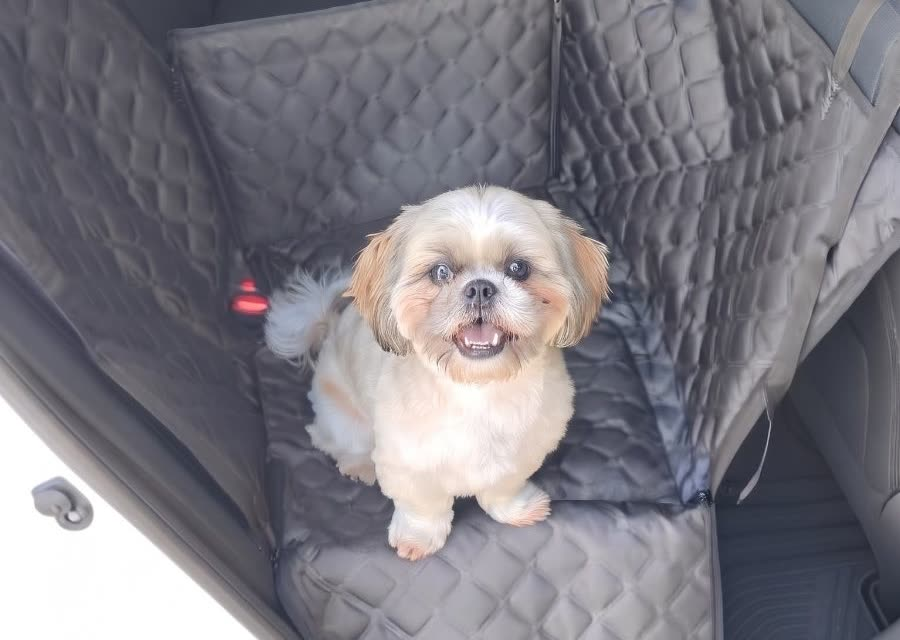
#> input picture img/mail-perro.jpg, 900 x 640 px
$ python reel-1plaza-limpio.py out.png ../../img/mail-perro.jpg ../../img/mail-perro.jpg ../../img/mail-perro.jpg
#> lines starting #> are read from the running program, lines starting #| are printed output that depends on the picture
# Reel 1 plaza, estilo actual (20/11/2026): fotos a pantalla completa, movimiento lento y parejo,
# cortes secos y texto blanco limpio sobre un degradado oscuro (sin cajas ni giros: el dueño pidió
# que no parezca "de los 90"). Sin sonido (la música se pone en Instagram; los cortes caen cada ~2-4 s).
# Uso: python3 dev/video/reel-1plaza-limpio.py <salida.mp4> <foto_asiento> <foto_detalle> <foto_puerta>
import subprocess, sys
from PIL import Image, ImageOps, ImageDraw, ImageFilter, ImageFont, ImageEnhance

W, H, FPS = 1080, 1920, 30
OUT = sys.argv[1]
FB = "/usr/share/fonts/opentype/inter/Inter-Bold.otf"
FS = "/usr/share/fonts/opentype/inter/Inter-SemiBold.otf"

def carga(p, contraste=False):
#> called with p = '../../img/mail-perro.jpg', contraste = False
    f = ImageOps.exif_transpose(Image.open(p)).convert("RGB")
#> f is the input picture: PIL image 900x640 RGB; mean R, G, B 124.2, 121.8, 129.5
    if contraste: f = ImageOps.autocontrast(f, cutoff=(1, 0.5))
    return f
A, D, P = carga(sys.argv[2]), carga(sys.argv[3]), carga(sys.argv[4], True)
#> call 3 of carga, with p = '../../img/mail-perro.jpg', contraste = True
#> in carga (call 3), `if contraste: f = ImageOps.autocontrast(f, cutoff=(1, 0.5))`:
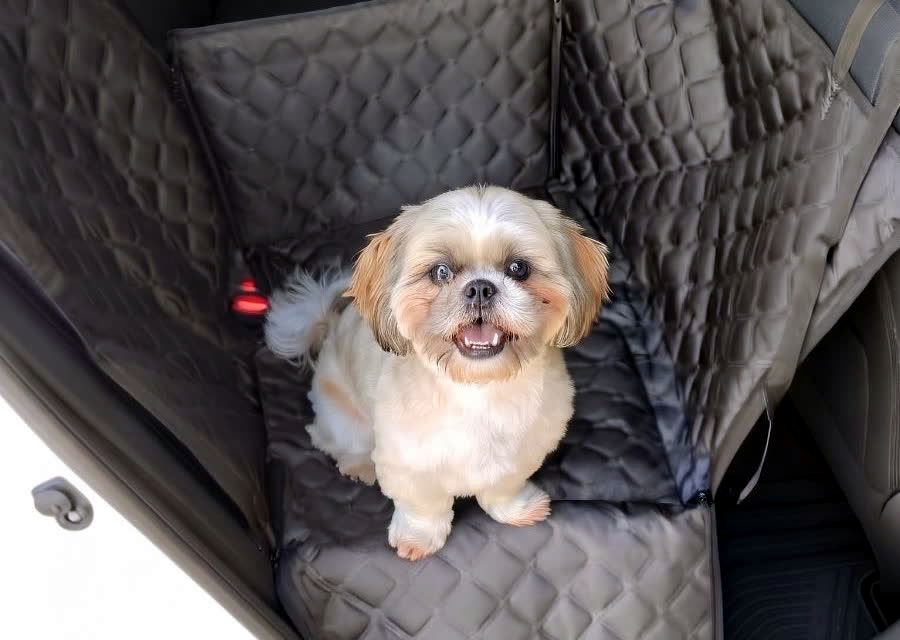
#> f: PIL image 900x640 RGB; mean R, G, B 92.7, 87.2, 87.8

# tomas: (foto, duración, (centro_x, centro_y, ancho) inicio, ... fin) — en proporción de la foto
TOMAS = [(A, 4.2, (0.50, 0.50, 1.00), (0.50, 0.47, 0.88)),
         (D, 2.3, (0.48, 0.36, 0.46), (0.52, 0.34, 0.41)),
         (D, 2.2, (0.64, 0.22, 0.42), (0.63, 0.24, 0.38)),
         (P, 4.4, (0.50, 0.42, 0.80), (0.50, 0.45, 0.90)),
         (A, 3.4, (0.50, 0.48, 0.92), (0.50, 0.48, 0.86))]
DUR = sum(t[1] for t in TOMAS)
#> DUR = 16.5

TEXTOS = [(0.3, 4.0, "Funda de 1 plaza para llevar a tu perrito sin perder espacio en el asiento trasero."),
          (4.5, 8.5, "Impermeable, antidesgarro y acolchada."),
          (9.0, 12.9, "Podés llevarla en 3 cuotas sin interés o 10% off si elegís pagar con transferencia.")]

def caja(f, cx, cy, w):
    fw, fh = f.size; cw = w * fw; ch = cw * H / W
    if ch > fh: ch = fh; cw = ch * W / H
    x0 = min(max(cx * fw - cw / 2, 0), fw - cw); y0 = min(max(cy * fh - ch / 2, 0), fh - ch)
    return (x0, y0, x0 + cw, y0 + ch)

def bloque(txt, tam, ancho=900):
#> called with tam = 62, ancho = 900
    font = ImageFont.truetype(FB, tam); d = ImageDraw.Draw(Image.new("RGB", (1, 1)))
    lineas, cur = [], ""
    for w in txt.split():
        pr = (cur + " " + w).strip()
        if d.textlength(pr, font=font) > ancho and cur: lineas.append(cur); cur = w
        else: cur = pr
    lineas.append(cur)
    lh = round(tam * 1.25)
    im = Image.new("RGBA", (W, lh * len(lineas) + 40)); dd = ImageDraw.Draw(im)
#> after `im = Image.new('RGBA', (W, lh * len(lineas) + 40))`: im: PIL image 1080x274 RGBA; every value is 0
    for i, l in enumerate(lineas):
        dd.text((90, 10 + i * lh), l, font=font, fill="white")
    sombra = Image.new("RGBA", im.size, (0, 0, 0, 0)); sombra.putalpha(im.getchannel("A").point(lambda v: v * 0.55))
    sombra = sombra.filter(ImageFilter.GaussianBlur(8))
    out = Image.new("RGBA", im.size); out.alpha_composite(sombra, (0, 3)); out.alpha_composite(im)
#> after `out.alpha_composite(im)`:
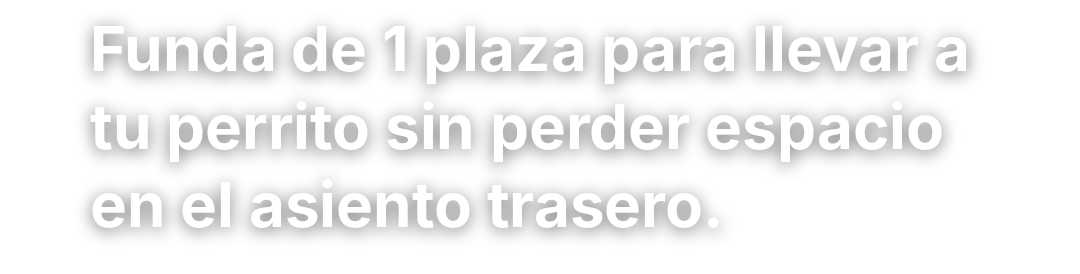
#> out: PIL image 1080x274 RGBA; mean R, G, B, A 37.9, 37.9, 37.9, 47.2; transparent parts drawn white
    return out
PLACAS = [(a, b, bloque(t, 62)) for a, b, t in TEXTOS]
#> call 2 of bloque, with txt = 'Impermeable, antidesgarro y acolchada.', tam = 62, ancho = 900
#> after the loop in bloque (call 2), `for w in txt.split():`: lineas = ['Impermeable, antidesgarro y']
#> in bloque (call 2), `im = Image.new('RGBA', (W, lh * len(lineas) + 40))`: im: PIL image 1080x196 RGBA; every value is 0
#> the loop in bloque (call 2), `for i, l in enumerate(lineas):` made 2 passes
#> in bloque (call 2), `out.alpha_composite(im)`:
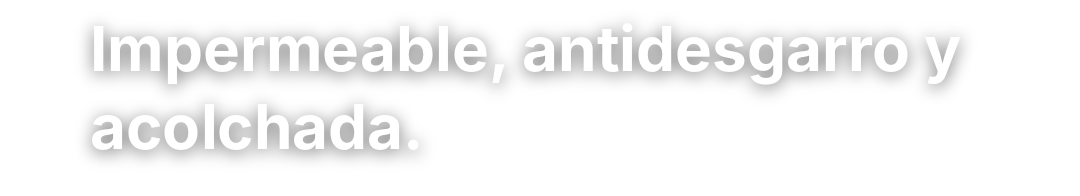
#> out: PIL image 1080x196 RGBA; mean R, G, B, A 28.5, 28.5, 28.5, 35.4; transparent parts drawn white
#> call 3 of bloque, with tam = 62, ancho = 900
#> after the loop in bloque (call 3), `for w in txt.split():`: lineas = ['Podés llevarla en 3 cuotas sin', 'interés o 10% off si elegís']
#> the loop in bloque (call 3), `for i, l in enumerate(lineas):` made 3 passes
#> l on passes 1 to 3: 'Podés llevarla en 3 cuotas sin', 'interés o 10% off si elegís', 'pagar con transferencia.'
#> in bloque (call 3), `sombra.putalpha(im.getchannel('A').point(lambda v: v * 0.55))`:
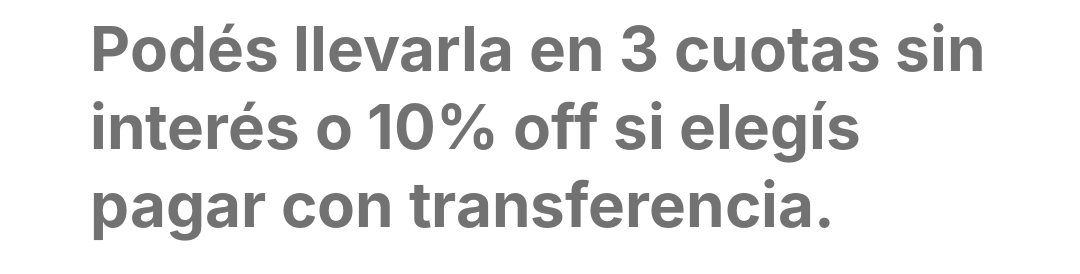
#> sombra: PIL image 1080x274 RGBA; mean R, G, B, A 0, 0, 0, 20.2; transparent parts drawn white
#> in bloque (call 3), `sombra = sombra.filter(ImageFilter.GaussianBlur(8))`:
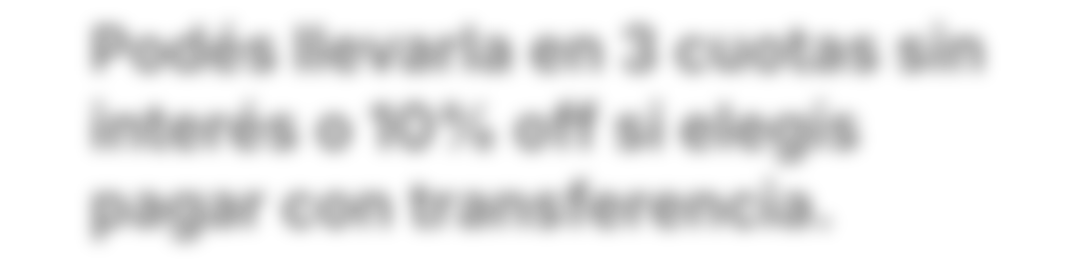
#> sombra: PIL image 1080x274 RGBA; mean R, G, B, A 0, 0, 0, 20.2; transparent parts drawn white
#> in bloque (call 3), `out.alpha_composite(im)`:
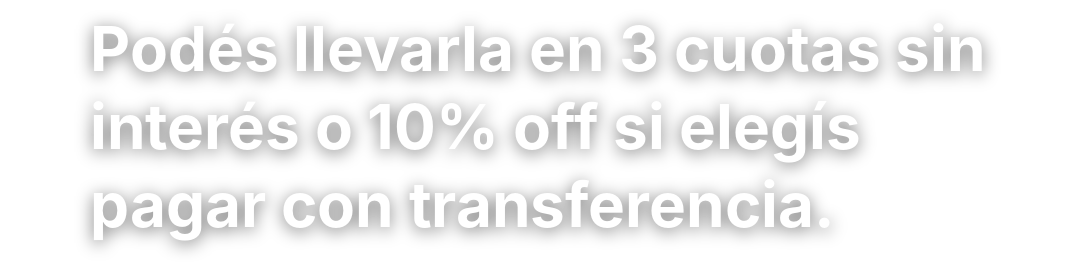
#> out: PIL image 1080x274 RGBA; mean R, G, B, A 38.9, 38.9, 38.9, 48.4; transparent parts drawn white
#> PLACAS = 3 items

grad = Image.new("L", (1, H))
for y in range(H): grad.putpixel((0, y), int(175 * max(0, (y - 1050) / (H - 1050)) ** 1.4))
DEGRADE = Image.new("RGBA", (W, H), (0, 0, 0, 255)); DEGRADE.putalpha(grad.resize((W, H)))
#> after `DEGRADE.putalpha(grad.resize((W, H)))`:
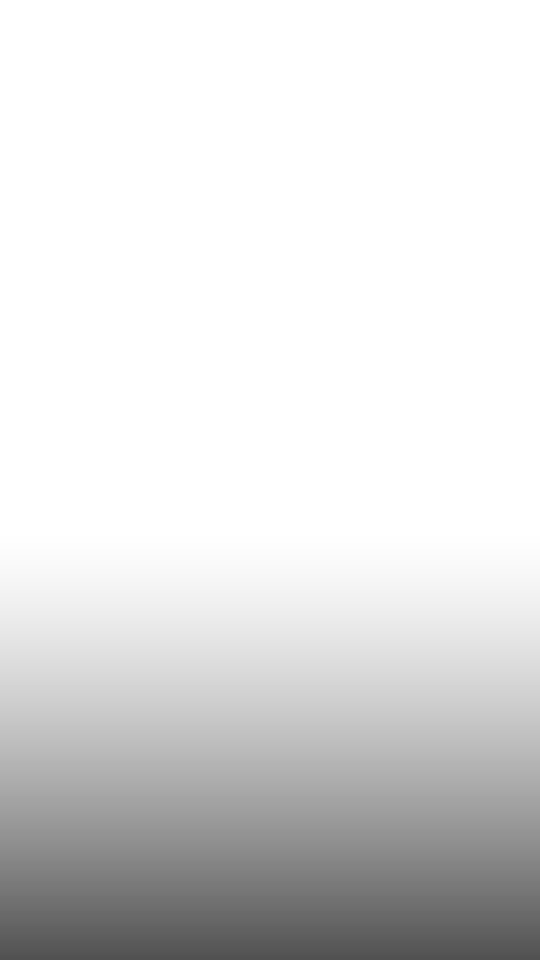
#> DEGRADE: PIL image 1080x1920 RGBA (shown at 1/2 size); mean R, G, B, A 0, 0, 0, 32.8; transparent parts drawn white

# placa final: la foto oscurecida, la web y el logo
#> (the run stopped early here; a loop or call above may not have finished)
